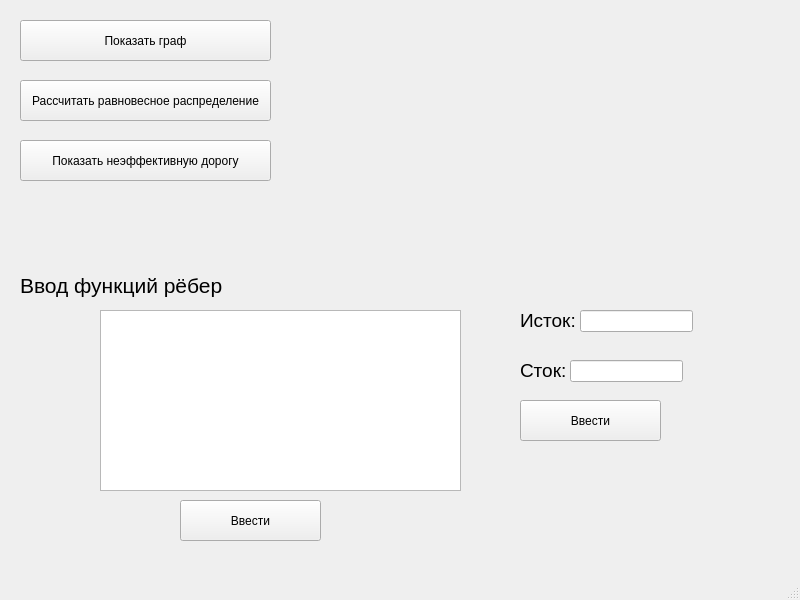
<?xml version="1.0" encoding="UTF-8"?>
<ui version="4.0">
 <class>MainWindow</class>
 <widget class="QMainWindow" name="MainWindow">
  <property name="geometry">
   <rect>
    <x>0</x>
    <y>0</y>
    <width>800</width>
    <height>600</height>
   </rect>
  </property>
  <property name="windowTitle">
   <string>MainWindow</string>
  </property>
  <widget class="QWidget" name="centralwidget">
   <widget class="QTextEdit" name="EditFunc">
    <property name="geometry">
     <rect>
      <x>100</x>
      <y>310</y>
      <width>361</width>
      <height>181</height>
     </rect>
    </property>
    <property name="html">
     <string>&lt;!DOCTYPE HTML PUBLIC &quot;-//W3C//DTD HTML 4.0//EN&quot; &quot;http://www.w3.org/TR/REC-html40/strict.dtd&quot;&gt;
&lt;html&gt;&lt;head&gt;&lt;meta name=&quot;qrichtext&quot; content=&quot;1&quot; /&gt;&lt;meta charset=&quot;utf-8&quot; /&gt;&lt;style type=&quot;text/css&quot;&gt;
p, li { white-space: pre-wrap; }
&lt;/style&gt;&lt;/head&gt;&lt;body style=&quot; font-family:'Segoe UI'; font-size:12pt; font-weight:400; font-style:normal;&quot;&gt;
&lt;p style=&quot;-qt-paragraph-type:empty; margin-top:0px; margin-bottom:0px; margin-left:0px; margin-right:0px; -qt-block-indent:0; text-indent:0px;&quot;&gt;&lt;br /&gt;&lt;/p&gt;&lt;/body&gt;&lt;/html&gt;</string>
    </property>
   </widget>
   <widget class="QLabel" name="label">
    <property name="geometry">
     <rect>
      <x>20</x>
      <y>270</y>
      <width>221</width>
      <height>31</height>
     </rect>
    </property>
    <property name="font">
     <font>
      <pointsize>16</pointsize>
     </font>
    </property>
    <property name="text">
     <string>Ввод функций рёбер</string>
    </property>
   </widget>
   <widget class="QLabel" name="EntryOrder">
    <property name="geometry">
     <rect>
      <x>30</x>
      <y>310</y>
      <width>71</width>
      <height>181</height>
     </rect>
    </property>
    <property name="font">
     <font>
      <pointsize>12</pointsize>
     </font>
    </property>
    <property name="layoutDirection">
     <enum>Qt::LeftToRight</enum>
    </property>
    <property name="text">
     <string/>
    </property>
    <property name="alignment">
     <set>Qt::AlignLeading|Qt::AlignLeft|Qt::AlignTop</set>
    </property>
   </widget>
   <widget class="QPushButton" name="ShowGraph">
    <property name="geometry">
     <rect>
      <x>20</x>
      <y>20</y>
      <width>251</width>
      <height>41</height>
     </rect>
    </property>
    <property name="text">
     <string>Показать граф</string>
    </property>
   </widget>
   <widget class="QPushButton" name="DoBalance">
    <property name="geometry">
     <rect>
      <x>20</x>
      <y>80</y>
      <width>251</width>
      <height>41</height>
     </rect>
    </property>
    <property name="text">
     <string>Рассчитать равновесное распределение</string>
    </property>
   </widget>
   <widget class="QPushButton" name="ShowBadRoad">
    <property name="geometry">
     <rect>
      <x>20</x>
      <y>140</y>
      <width>251</width>
      <height>41</height>
     </rect>
    </property>
    <property name="text">
     <string>Показать неэффективную дорогу</string>
    </property>
   </widget>
   <widget class="QLabel" name="ResultWindow">
    <property name="geometry">
     <rect>
      <x>320</x>
      <y>20</y>
      <width>451</width>
      <height>231</height>
     </rect>
    </property>
    <property name="font">
     <font>
      <pointsize>14</pointsize>
     </font>
    </property>
    <property name="text">
     <string/>
    </property>
    <property name="alignment">
     <set>Qt::AlignLeading|Qt::AlignLeft|Qt::AlignTop</set>
    </property>
   </widget>
   <widget class="QPushButton" name="FuncReady">
    <property name="geometry">
     <rect>
      <x>180</x>
      <y>500</y>
      <width>141</width>
      <height>41</height>
     </rect>
    </property>
    <property name="text">
     <string>Ввести</string>
    </property>
   </widget>
   <widget class="QLabel" name="label_2">
    <property name="geometry">
     <rect>
      <x>520</x>
      <y>310</y>
      <width>61</width>
      <height>21</height>
     </rect>
    </property>
    <property name="font">
     <font>
      <pointsize>14</pointsize>
     </font>
    </property>
    <property name="text">
     <string>Исток:</string>
    </property>
   </widget>
   <widget class="QLabel" name="label_3">
    <property name="geometry">
     <rect>
      <x>520</x>
      <y>360</y>
      <width>51</width>
      <height>21</height>
     </rect>
    </property>
    <property name="font">
     <font>
      <pointsize>14</pointsize>
     </font>
    </property>
    <property name="text">
     <string>Сток:</string>
    </property>
   </widget>
   <widget class="QLineEdit" name="StartVertex">
    <property name="geometry">
     <rect>
      <x>580</x>
      <y>310</y>
      <width>113</width>
      <height>22</height>
     </rect>
    </property>
   </widget>
   <widget class="QLineEdit" name="FinishVertex">
    <property name="geometry">
     <rect>
      <x>570</x>
      <y>360</y>
      <width>113</width>
      <height>22</height>
     </rect>
    </property>
   </widget>
   <widget class="QPushButton" name="FuncReady_2">
    <property name="geometry">
     <rect>
      <x>520</x>
      <y>400</y>
      <width>141</width>
      <height>41</height>
     </rect>
    </property>
    <property name="text">
     <string>Ввести</string>
    </property>
   </widget>
  </widget>
  <widget class="QMenuBar" name="menubar">
   <property name="geometry">
    <rect>
     <x>0</x>
     <y>0</y>
     <width>800</width>
     <height>22</height>
    </rect>
   </property>
  </widget>
  <widget class="QStatusBar" name="statusbar"/>
 </widget>
 <resources/>
 <connections/>
</ui>
